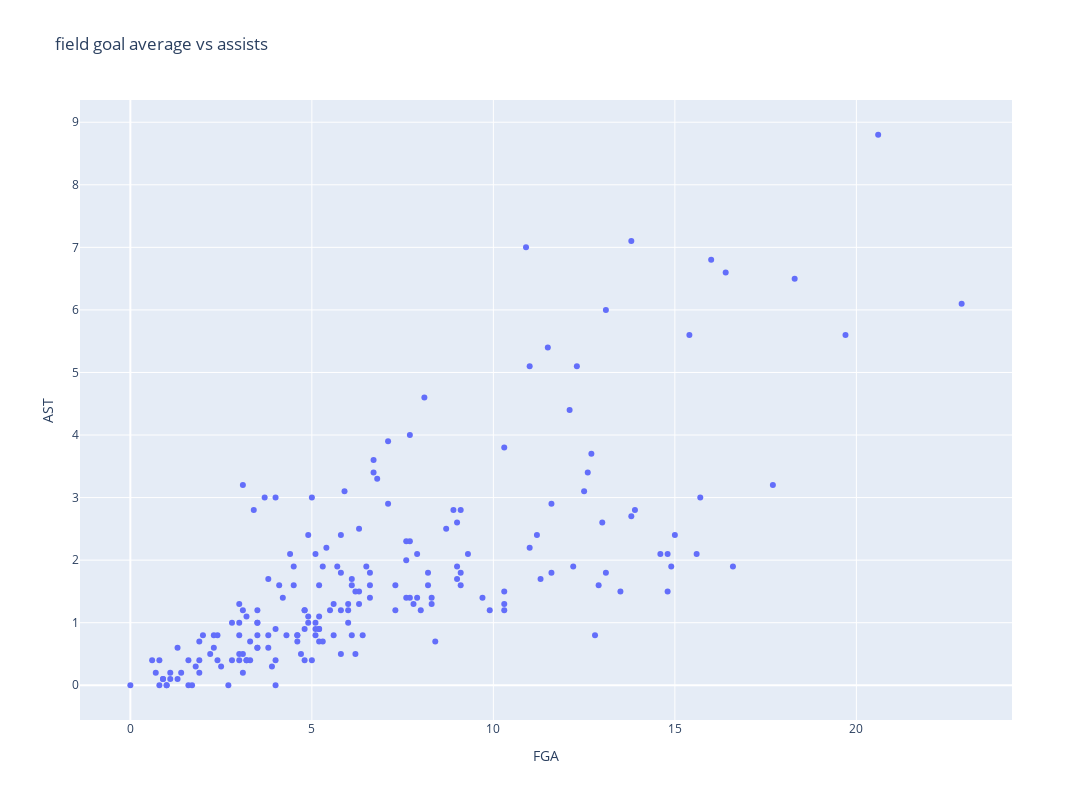

Write notebook code for a chart like this one.
### Code cell
fig = px.scatter(df, x='FGA',y='AST',title='field goal average vs assists', width=1200, height=800)
fig.update_xaxes(title='FGA')
fig.update_yaxes(title='AST')
fig.show()

### Figure 1 — Plotly figure (JSON) as saved in the notebook; plotly's stock layout.template omitted (floating-point values rounded to 4 significant figures; data arrays with more than 128 entries replaced by an {"elided": "..."} marker saying what was removed)
{"data": [{"hovertemplate": "FGA=%{x}<br>AST=%{y}<extra></extra>", "legendgroup": "", "marker": {"color": "#636efa", "symbol": "circle"}, "mode": "markers", "name": "", "orientation": "v", "showlegend": false, "type": "scatter", "x": {"elided": "194 float values"}, "xaxis": "x", "y": {"elided": "194 float values"}, "yaxis": "y"}], "layout": {"height": 800, "legend": {"tracegroupgap": 0}, "title": {"text": "field goal average vs assists"}, "width": 1200, "xaxis": {"anchor": "y", "autorange": true, "domain": [0, 1], "range": [-1.375, 24.27], "title": {"text": "FGA"}, "type": "linear"}, "yaxis": {"anchor": "x", "autorange": true, "domain": [0, 1], "range": [-0.5555, 9.355], "title": {"text": "AST"}, "type": "linear"}}}
